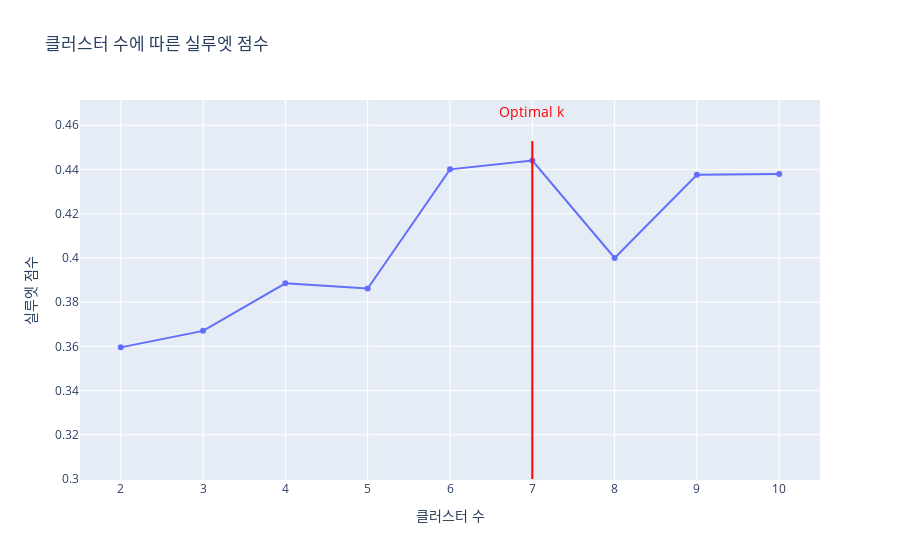

Source (notebook cell):
### Code cell
# 실루엣 스코어를 plotly로 시각화
fig = go.Figure()
fig.add_trace(go.Scatter(x=list(range(2, 11)), y=silhouette_scores, mode='lines+markers', name='Silhouette Score'))
# 최적의 k 지점에 빨간색 수직선 추가
fig.add_shape(type="line", x0=optimal_k, y0=0.3, x1=optimal_k, y1=max(silhouette_scores)* 1.02, line=dict(color="Red", width=2))
# 최적의 k 지점에 annotation 추가
fig.add_annotation(x=optimal_k, y=max(silhouette_scores) * 1.05, text="Optimal k", showarrow=False, xref='x', yref='y',
                  textangle=0, xanchor='center', yanchor='middle', font=dict(color='red', size=14))

fig.update_layout(title='클러스터 수에 따른 실루엣 점수', xaxis_title='클러스터 수', yaxis_title='실루엣 점수')
fig.show()

### Figure 1 — Plotly figure (JSON) as saved in the notebook; plotly's stock layout.template omitted (floating-point values rounded to 4 significant figures)
{"data": [{"mode": "lines+markers", "name": "Silhouette Score", "type": "scatter", "x": [2, 3, 4, 5, 6, 7, 8, 9, 10], "y": [0.3595, 0.367, 0.3885, 0.3862, 0.4401, 0.444, 0.4, 0.4376, 0.438]}], "layout": {"annotations": [{"font": {"color": "red", "size": 14}, "showarrow": false, "text": "Optimal k", "textangle": 0, "x": 7, "xanchor": "center", "xref": "x", "y": 0.4662, "yanchor": "middle", "yref": "y"}], "shapes": [{"line": {"color": "Red", "width": 2}, "type": "line", "x0": 7, "x1": 7, "y0": 0.3, "y1": 0.4529}], "title": {"text": "클러스터 수에 따른 실루엣 점수"}, "xaxis": {"title": {"text": "클러스터 수"}}, "yaxis": {"title": {"text": "실루엣 점수"}}}}
